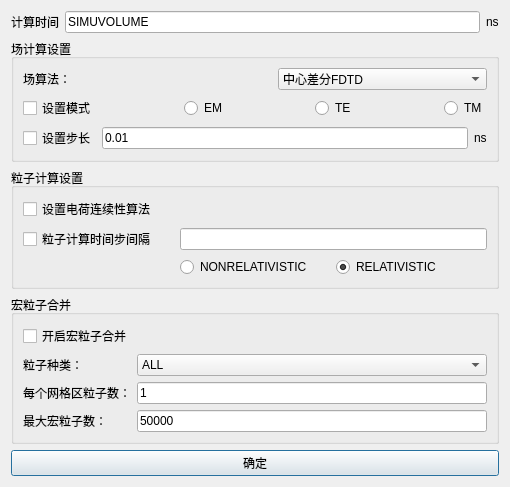
<?xml version="1.0" encoding="UTF-8"?>
<ui version="4.0">
 <class>Dialog_TimeDomainComputingSettingDlg</class>
 <widget class="QDialog" name="Dialog_TimeDomainComputingSettingDlg">
  <property name="windowModality">
   <enum>Qt::ApplicationModal</enum>
  </property>
  <property name="geometry">
   <rect>
    <x>0</x>
    <y>0</y>
    <width>510</width>
    <height>463</height>
   </rect>
  </property>
  <property name="minimumSize">
   <size>
    <width>0</width>
    <height>0</height>
   </size>
  </property>
  <property name="maximumSize">
   <size>
    <width>16777215</width>
    <height>16777215</height>
   </size>
  </property>
  <property name="windowTitle">
   <string>时域计算设置</string>
  </property>
  <layout class="QVBoxLayout" name="verticalLayout_2">
   <item>
    <layout class="QHBoxLayout" name="horizontalLayout">
     <item>
      <widget class="QLabel" name="label">
       <property name="text">
        <string>计算时间</string>
       </property>
      </widget>
     </item>
     <item>
      <widget class="QLineEdit" name="lineEdit_compute_time">
       <property name="text">
        <string>SIMUVOLUME</string>
       </property>
      </widget>
     </item>
     <item>
      <widget class="QLabel" name="label_3">
       <property name="text">
        <string>ns</string>
       </property>
      </widget>
     </item>
    </layout>
   </item>
   <item>
    <widget class="QGroupBox" name="groupBox_WorkSpace_X">
     <property name="title">
      <string>场计算设置</string>
     </property>
     <layout class="QGridLayout" name="gridLayout_2">
      <item row="1" column="0">
       <layout class="QHBoxLayout" name="horizontalLayout_start">
        <item>
         <widget class="QLabel" name="label_start">
          <property name="text">
           <string>场算法：</string>
          </property>
         </widget>
        </item>
        <item>
         <spacer name="horizontalSpacer">
          <property name="orientation">
           <enum>Qt::Horizontal</enum>
          </property>
          <property name="sizeType">
           <enum>QSizePolicy::Preferred</enum>
          </property>
          <property name="sizeHint" stdset="0">
           <size>
            <width>40</width>
            <height>20</height>
           </size>
          </property>
         </spacer>
        </item>
        <item>
         <widget class="StyledComboBox" name="comboBox_filed_arithmetic">
          <item>
           <property name="text">
            <string>中心差分FDTD</string>
           </property>
          </item>
          <item>
           <property name="text">
            <string>时偏FDTD</string>
           </property>
          </item>
          <item>
           <property name="text">
            <string>高Q值FDTD</string>
           </property>
          </item>
         </widget>
        </item>
       </layout>
      </item>
      <item row="3" column="0">
       <layout class="QHBoxLayout" name="horizontalLayout_end">
        <item>
         <widget class="QCheckBox" name="checkBox_setting_mode">
          <property name="text">
           <string>设置模式</string>
          </property>
         </widget>
        </item>
        <item>
         <spacer name="horizontalSpacer_2">
          <property name="orientation">
           <enum>Qt::Horizontal</enum>
          </property>
          <property name="sizeHint" stdset="0">
           <size>
            <width>40</width>
            <height>20</height>
           </size>
          </property>
         </spacer>
        </item>
        <item>
         <widget class="QRadioButton" name="radioButton_EM">
          <property name="text">
           <string>EM</string>
          </property>
         </widget>
        </item>
        <item>
         <spacer name="horizontalSpacer_3">
          <property name="orientation">
           <enum>Qt::Horizontal</enum>
          </property>
          <property name="sizeHint" stdset="0">
           <size>
            <width>40</width>
            <height>20</height>
           </size>
          </property>
         </spacer>
        </item>
        <item>
         <widget class="QRadioButton" name="radioButton_TE">
          <property name="text">
           <string>TE</string>
          </property>
         </widget>
        </item>
        <item>
         <spacer name="horizontalSpacer_4">
          <property name="orientation">
           <enum>Qt::Horizontal</enum>
          </property>
          <property name="sizeHint" stdset="0">
           <size>
            <width>40</width>
            <height>20</height>
           </size>
          </property>
         </spacer>
        </item>
        <item>
         <widget class="QRadioButton" name="radioButton_TM">
          <property name="text">
           <string>TM</string>
          </property>
         </widget>
        </item>
       </layout>
      </item>
      <item row="2" column="0">
       <spacer name="verticalSpacer">
        <property name="orientation">
         <enum>Qt::Vertical</enum>
        </property>
        <property name="sizeHint" stdset="0">
         <size>
          <width>20</width>
          <height>40</height>
         </size>
        </property>
       </spacer>
      </item>
      <item row="0" column="0">
       <spacer name="verticalSpacer_4">
        <property name="orientation">
         <enum>Qt::Vertical</enum>
        </property>
        <property name="sizeHint" stdset="0">
         <size>
          <width>20</width>
          <height>40</height>
         </size>
        </property>
       </spacer>
      </item>
      <item row="4" column="0">
       <spacer name="verticalSpacer_5">
        <property name="orientation">
         <enum>Qt::Vertical</enum>
        </property>
        <property name="sizeHint" stdset="0">
         <size>
          <width>20</width>
          <height>40</height>
         </size>
        </property>
       </spacer>
      </item>
      <item row="5" column="0">
       <layout class="QHBoxLayout" name="horizontalLayout_end_2">
        <item>
         <widget class="QCheckBox" name="checkBox_setting_stride">
          <property name="text">
           <string>设置步长</string>
          </property>
         </widget>
        </item>
        <item>
         <widget class="QLineEdit" name="lineEdit_setting_stride">
          <property name="text">
           <string>0.01</string>
          </property>
         </widget>
        </item>
        <item>
         <widget class="QLabel" name="label_2">
          <property name="text">
           <string>ns</string>
          </property>
         </widget>
        </item>
       </layout>
      </item>
      <item row="6" column="0">
       <spacer name="verticalSpacer_6">
        <property name="orientation">
         <enum>Qt::Vertical</enum>
        </property>
        <property name="sizeHint" stdset="0">
         <size>
          <width>20</width>
          <height>40</height>
         </size>
        </property>
       </spacer>
      </item>
     </layout>
    </widget>
   </item>
   <item>
    <widget class="QGroupBox" name="groupBox_WorkSpace_Y">
     <property name="title">
      <string>粒子计算设置</string>
     </property>
     <layout class="QVBoxLayout" name="verticalLayout_3">
      <item>
       <spacer name="verticalSpacer_3">
        <property name="orientation">
         <enum>Qt::Vertical</enum>
        </property>
        <property name="sizeHint" stdset="0">
         <size>
          <width>20</width>
          <height>40</height>
         </size>
        </property>
       </spacer>
      </item>
      <item>
       <layout class="QGridLayout" name="gridLayout_4">
        <item row="2" column="0">
         <widget class="QCheckBox" name="checkBox_setting_step">
          <property name="text">
           <string>粒子计算时间步间隔</string>
          </property>
         </widget>
        </item>
        <item row="1" column="0">
         <widget class="QCheckBox" name="checkBox_setting_chargeContinuity">
          <property name="text">
           <string>设置电荷连续性算法</string>
          </property>
         </widget>
        </item>
        <item row="3" column="1">
         <widget class="QRadioButton" name="radioButton_nonre">
          <property name="text">
           <string>NONRELATIVISTIC</string>
          </property>
         </widget>
        </item>
        <item row="3" column="2">
         <widget class="QRadioButton" name="radioButton_re">
          <property name="text">
           <string>RELATIVISTIC</string>
          </property>
          <property name="checked">
           <bool>true</bool>
          </property>
         </widget>
        </item>
        <item row="2" column="1" colspan="2">
         <widget class="QLineEdit" name="lineEdit_setting_step"/>
        </item>
       </layout>
      </item>
      <item>
       <spacer name="verticalSpacer_2">
        <property name="orientation">
         <enum>Qt::Vertical</enum>
        </property>
        <property name="sizeHint" stdset="0">
         <size>
          <width>20</width>
          <height>40</height>
         </size>
        </property>
       </spacer>
      </item>
     </layout>
    </widget>
   </item>
   <item>
    <widget class="QGroupBox" name="groupBox_WorkSpace_Y_2">
     <property name="title">
      <string>宏粒子合并</string>
     </property>
     <layout class="QVBoxLayout" name="verticalLayout">
      <item>
       <layout class="QHBoxLayout" name="horizontalLayout_start_6">
        <item>
         <widget class="QCheckBox" name="checkBox_part">
          <property name="text">
           <string>开启宏粒子合并</string>
          </property>
         </widget>
        </item>
       </layout>
      </item>
      <item>
       <layout class="QGridLayout" name="gridLayout">
        <item row="2" column="1">
         <widget class="QLineEdit" name="lineEdit_max">
          <property name="text">
           <string>50000</string>
          </property>
         </widget>
        </item>
        <item row="1" column="0">
         <widget class="QLabel" name="label_5">
          <property name="text">
           <string>每个网格区粒子数：</string>
          </property>
         </widget>
        </item>
        <item row="2" column="0">
         <widget class="QLabel" name="label_4">
          <property name="text">
           <string>最大宏粒子数：</string>
          </property>
         </widget>
        </item>
        <item row="1" column="1">
         <widget class="QLineEdit" name="lineEdit_every">
          <property name="text">
           <string>1</string>
          </property>
         </widget>
        </item>
        <item row="0" column="1">
         <widget class="QComboBox" name="comboBox">
          <item>
           <property name="text">
            <string>ALL</string>
           </property>
          </item>
          <item>
           <property name="text">
            <string>IONS</string>
           </property>
          </item>
          <item>
           <property name="text">
            <string>ELECTRON</string>
           </property>
          </item>
          <item>
           <property name="text">
            <string>PROTON</string>
           </property>
          </item>
         </widget>
        </item>
        <item row="0" column="0">
         <widget class="QLabel" name="label_6">
          <property name="text">
           <string>粒子种类：</string>
          </property>
         </widget>
        </item>
       </layout>
      </item>
     </layout>
    </widget>
   </item>
   <item>
    <layout class="QHBoxLayout" name="horizontalLayout_10">
     <item>
      <widget class="QPushButton" name="pushButton_ok">
       <property name="text">
        <string>确定</string>
       </property>
      </widget>
     </item>
    </layout>
   </item>
  </layout>
 </widget>
 <customwidgets>
  <customwidget>
   <class>StyledComboBox</class>
   <extends>QComboBox</extends>
   <header>StyledComboBox.h</header>
  </customwidget>
 </customwidgets>
 <resources/>
 <connections/>
</ui>
